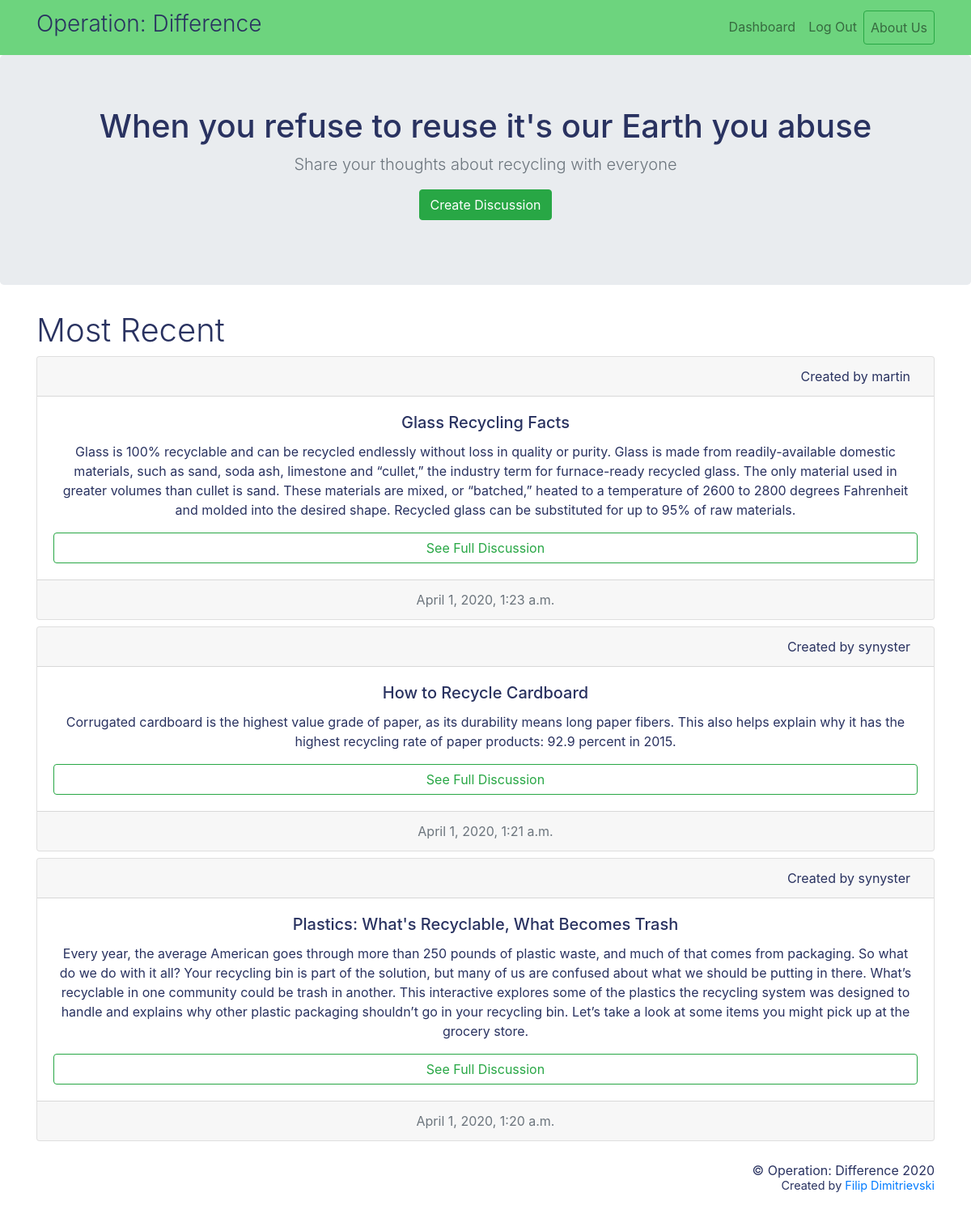
Screenshot of /dashboard (signed in) with the database file from the repository.
### blog/models.py (models this page shows, shortened)
class Post(models.Model):
    title = models.CharField(max_length=100)
    body = models.TextField()
    time = models.DateTimeField()
    user = models.ForeignKey(User, on_delete=models.CASCADE)

### blog/views.py (the view)
# urls.py: path('dashboard', views.dashboard, name='dashboard'),
@login_required(login_url="/login")
def dashboard(request):
    all_posts = Post.objects.all().order_by('-id')
    current_user = request.user
    try:
        valid_member = Members.objects.get(user=current_user)
        all_announcements = Announcements.objects.all().order_by('-id')
    except:
        all_announcements = False
    passing_dict = {
        'all_posts': all_posts,
        'current_user': current_user,
        'all_announcements': all_announcements
    }
    return render(request, 'blog/dashboard.html', passing_dict)

### blog/templates/blog/dashboard.html (shortened to what this page needs)
{% extends 'blog/base.html' %}
{% block content %}
<section class="jumbotron text-center">
    <h1 class="jumbotron-heading">When you refuse to reuse it's our Earth you abuse</h1>
    <p class="lead text-muted">Share your thoughts about recycling with everyone</p>
    {% if user.is_authenticated %}
    <p>
        <a href="{% url 'create_post' %}" class="btn btn-success">Create Discussion</a>
    </p>
    {% endif %}
</section>
<div class="container">
    <h1 class="font-weight-light">Most Recent</h1>
    {% for post in all_posts %}
    <div class="card text-center mb-2">
        <div class="card-header text-right">
            {% if post.user == current_user %}
            Created by you &nbsp;
            <div class="btn-group" role="group" aria-label="Third group">
                <a href="{% url 'delete_post' post.id %}" class="btn btn-danger">X</a>
            </div>
            {% else %}
            Created by {{ post.user }} &nbsp;
            {% endif %}
        </div>
        <div class="card-body">
            <h5 class="card-title">{{ post.title }}</h5>
            <p class="card-text">{{ post.body }}</p>
            <a href="{% url 'detail_post' post.id %}" class="btn btn-outline-success btn-block">See Full Discussion</a>
        </div>
        <div class="card-footer text-muted">
            {{ post.time }}
        </div>
    </div>
    {% endfor %}
</div>
{% endblock %}

### blog/templates/blog/base.html (style rules this page uses)
* { color: #293260; }

### rows the page displays
Post: user "martin", title "Glass Recycling Facts", body "Glass is 100% recyclable and can be recycled endlessly without loss in quality or purity. Glass is made from readily-available domestic materials, such as sand, soda ash, limestone and “cullet,” the industry term for furnace-ready recycled glass. The only material used in greater volumes than cullet is sand. These materials are mixed, or “batched,” heated to a temperature of 2600 to 2800 degrees Fahrenheit and molded into the desired shape. Recycled glass can be substituted for up to 95% of raw materials.", time "April 1, 2020, 1:23 a.m."
Post: user "synyster", title "How to Recycle Cardboard", body "Corrugated cardboard is the highest value grade of paper, as its durability means long paper fibers. This also helps explain why it has the highest recycling rate of paper products: 92.9 percent in 2015.", time "April 1, 2020, 1:21 a.m."
Post: user "synyster", title "Plastics: What's Recyclable, What Becomes Trash", body "Every year, the average American goes through more than 250 pounds of plastic waste, and much of that comes from packaging. So what do we do with it all? Your recycling bin is part of the solution, but many of us are confused about what we should be putting in there. What’s recyclable in one community could be trash in another. This interactive explores some of the plastics the recycling system was designed to handle and explains why other plastic packaging shouldn’t go in your recycling bin. Let’s take a look at some items you might pick up at the grocery store.", time "April 1, 2020, 1:20 a.m."
